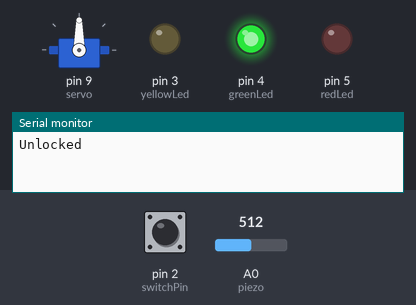
This sketch was run on a simulated Arduino Uno, built with avr-gcc and run on an emulated ATmega328P. Shown: servo, output pins drawn as LEDs (lit = HIGH), the last lines printed to the serial monitor. The test bench sets the inputs (shaded band); at power-on: pin 2 (switchPin) LOW, A0 (piezo) = 512.

Above: at 1.2 s.
1.3 s: pin 2 (switchPin) pulled HIGH for 0.15 s
At 2.1 s:
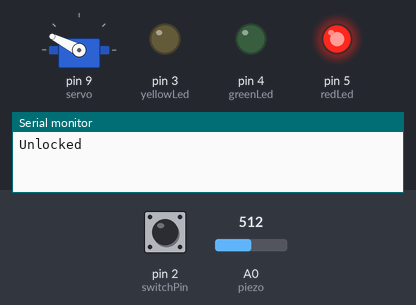
At 3.0 s:
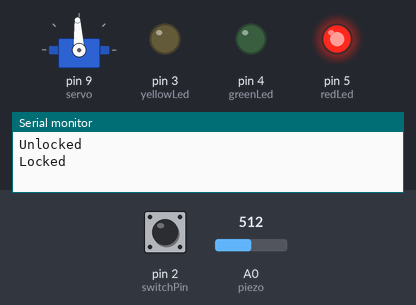
3.8 s: A0 (piezo) set to 934
6.8 s: A0 (piezo) set to 962
At 7.7 s:
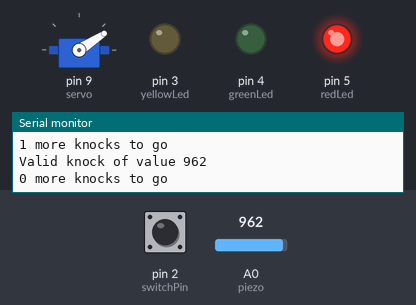
Timing chart, 0 to 31.6 s (numbered marks = the images above; inputs shaded):
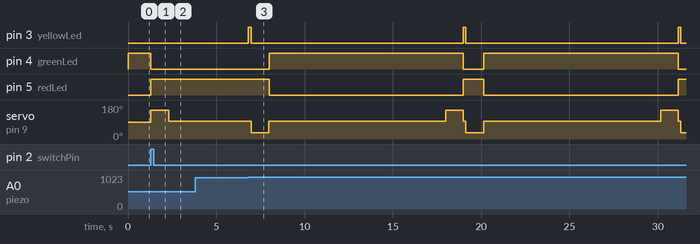

Measured:
- the behaviour switches between 949 and 950 on A0 (piezo) (found by bisection; images 2 and 3)
- after the input at 1.3 s, pin 4 (greenLed): HIGH → LOW at once; pin 5 (redLed): LOW → HIGH at once; servo on pin 9 (servo): 90° → 153° at once, → 93° 1.0 s later
- after the input at 6.8 s, pin 3 (yellowLed): alternates HIGH for 0.15 s and LOW for 12.0 s, starting at once; pin 4 (greenLed): alternates HIGH for 11.0 s and LOW for 1.2 s, starting after 1.2 s

The sketch:

KnockLock.ino
```cpp
#include <Servo.h>

Servo servo;

const int piezo = A0;
const int switchPin = 2;
const int yellowLed = 3;
const int greenLed = 4;
const int redLed = 5;
const int n = 3;
long time_to_switch_LED = 0;

// analog read
int knockVal;
// digital read
int switchVal;

// variables for the high and low limits of the knock value
const int low = 400;
const int high = 5500;

bool locked = false;
int numberOfKnocks = 0;

void setup() {
  servo.attach(9);

  // LED Outputs
  pinMode(yellowLed, OUTPUT);
  pinMode(redLed, OUTPUT);
  pinMode(greenLed, OUTPUT);


  pinMode(switchPin, INPUT);

  Serial.begin(9600);

  digitalWrite(greenLed, HIGH);

  Serial.println("Unlocked");
}

void loop() {

  // if unlocked
  if (locked == false) {
    switchVal = digitalRead(switchPin);

    // if the button is pressed, lock
    if (switchVal == HIGH) {
      locked = true;

      // change the status LEDs
      digitalWrite(greenLed, LOW);
      digitalWrite(redLed, HIGH);

      // move the servo to the locked position
      servo.write(153);
      delay(1000);
      servo.write(93);

      // print out status
      Serial.println("Locked");

      delay(1000);
    }
  }

  // if locked
  if (locked == true) {

    knockVal = analogRead(piezo);

    if (numberOfKnocks < n) {

      if (checkForKnock(knockVal) == true) {

        // increment the number of valid knocks
        numberOfKnocks++;
      }

      // print status of knocks
      Serial.print(n - numberOfKnocks);
      Serial.println(" more knocks to go");
    }

    // if there are three knocks
    if (numberOfKnocks >= n) {
      // unlock the box
      locked = false;

      // move the servo to the unlocked position
      servo.write(33);
      delay(1000);
      servo.write(93);

      // wait for it to move
      delay(20);

      // change status LEDs
      digitalWrite(greenLed, HIGH);
      digitalWrite(redLed, LOW);
      Serial.println("Unlocked");

      numberOfKnocks = 0;
      delay(10000);
      locked = true;
      servo.write(153);
      delay(1000);
      servo.write(93);
      digitalWrite(greenLed, LOW);
      digitalWrite(redLed, HIGH);
      Serial.println("Locked");

    }
  }
}

bool checkForKnock(int value) {
  if (value >=950  ) {
    // turn the status LED on
    digitalWrite(yellowLed, HIGH);
    delay(50);
    digitalWrite(yellowLed, LOW);
    // print out the status
    Serial.print("Valid knock of value ");
    Serial.println(value);
    // return true
    return true;
  }
  // if the knock is not within range
  else {
    // print status
    Serial.print("Bad knock value ");
    Serial.println(value);
    // return false
    return false;
  }
}
```
